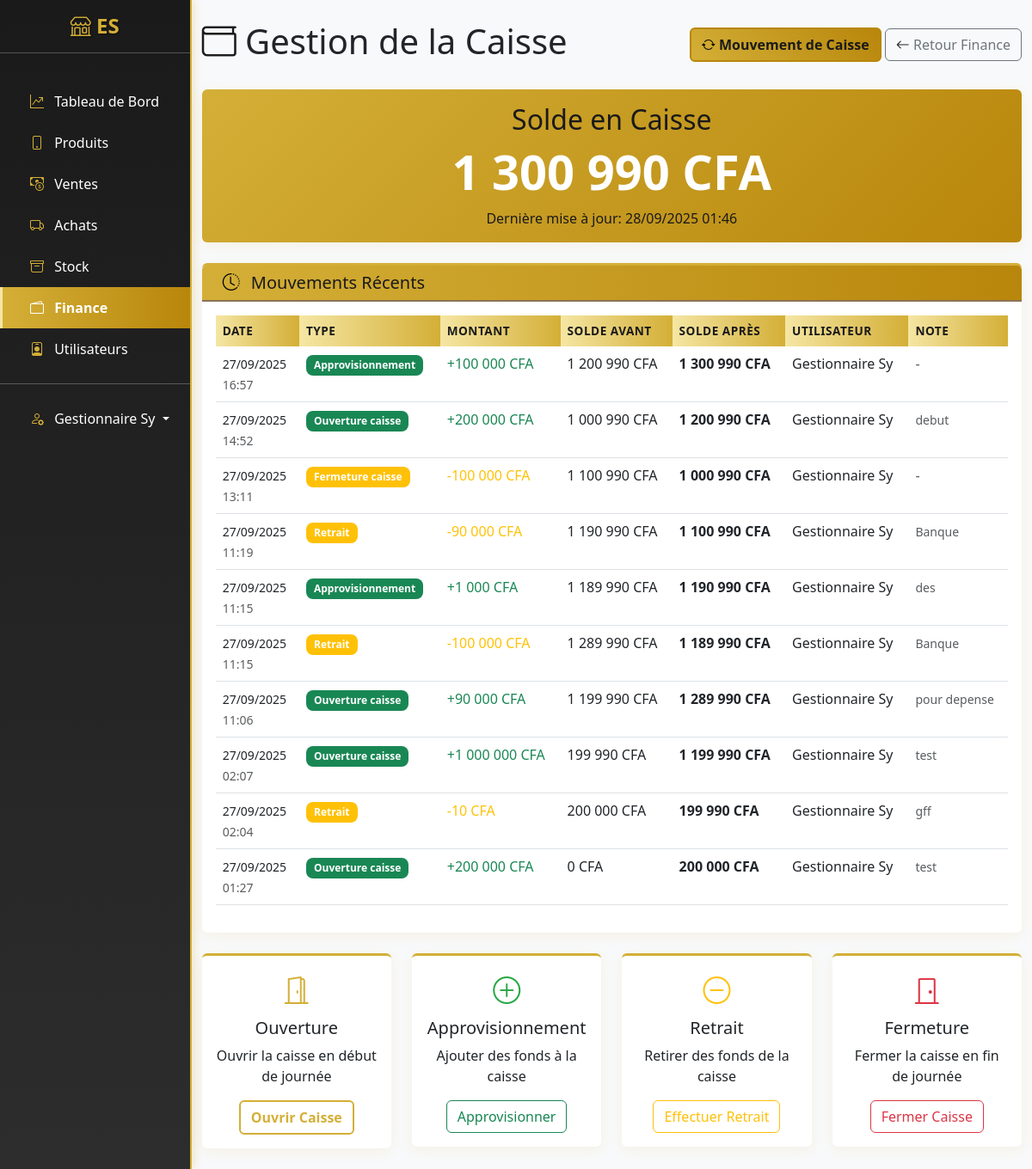
/finance/caisse/ (signed in), run on the app's committed database.
### apps/users/models.py (models this page shows, shortened)
class User(AbstractUser):
    ROLE_CHOICES = [
        ('admin', 'Administrateur'),
        ('manager', 'Gestionnaire'),
        ('cashier', 'Caissier'),
    ]
    email = models.EmailField(unique=True)
    telephone = models.CharField(max_length=15, blank=True)
    role = models.CharField(max_length=20, choices=ROLE_CHOICES, default='Administrateur')
    date_creation = models.DateTimeField(auto_now_add=True)
    USERNAME_FIELD = 'username'
    REQUIRED_FIELDS = ['email']
    class Meta:
        verbose_name = "Utilisateur"
        verbose_name_plural = "Utilisateurs"

### apps/finance/models.py (models this page shows, shortened)
class CaisseFonds(models.Model):
    TYPE_CHOICES = [
        ('ouverture', 'Ouverture caisse'),
        ('fermeture', 'Fermeture caisse'),
        ('approvisionnement', 'Approvisionnement'),
        ('retrait', 'Retrait'),
    ]
    type = models.CharField(max_length=20, choices=TYPE_CHOICES)
    montant = models.DecimalField(max_digits=10, decimal_places=2)
    montant_avant = models.DecimalField(max_digits=10, decimal_places=2, default=0)
    montant_apres = models.DecimalField(max_digits=10, decimal_places=2, default=0)
    date = models.DateTimeField(auto_now_add=True)
    utilisateur = models.ForeignKey(User, on_delete=models.SET_NULL, null=True)
    note = models.TextField(blank=True)
    categorie_depense = models.CharField(
        max_length=20,
        choices=Transaction.CATEGORY_CHOICES,
        default='autre',
        help_text="Catégorie utilisée pour la Transaction générée"
    )
    @classmethod
    def get_solde_caisse(cls):
        dernier_mouvement = cls.objects.order_by('-date').first()
        return dernier_mouvement.montant_apres if dernier_mouvement else Decimal('0')

### apps/finance/views.py (the view)
# urls.py: path('caisse/', views.CaisseView.as_view(), name='caisse'),
class CaisseView(LoginRequiredMixin, TemplateView):
    template_name = 'finance/caisse.html'
    def get_context_data(self, **kwargs):
        context = super().get_context_data(**kwargs)
        context['solde_caisse'] = CaisseFonds.get_solde_caisse()
        context['mouvements_recents'] = CaisseFonds.objects.select_related('utilisateur').order_by('-date', '-id')[:10]
        return context

### templates/finance/caisse.html (shortened to what this page needs)
{% extends 'base.html' %}
{% load math_filters %}
{% load humanize %}
{% block content %}
<div class="d-flex justify-content-between align-items-center mb-4">
    <h1><i class="bi bi-wallet"></i> Gestion de la Caisse</h1>
    <div>
        {% if user.role in 'admin,manager' %}
        <a href="{% url 'finance:mouvement_caisse' %}" class="btn btn-primary">
            <i class="bi bi-arrow-repeat" style="color: black;"></i> Mouvement de Caisse
        </a>
        {% endif %}
        <a href="{% url 'finance:overview' %}" class="btn btn-outline-secondary">
            <i class="bi bi-arrow-left"></i> Retour Finance
        </a>
    </div>
</div>
<div class="row mb-4">
    <div class="col-md-12">
        <div class="card bg-primary text-white">
            <div class="card-body text-center">
                <h2>Solde en Caisse</h2>
                <h1 class="display-4" style="color: white; font-weight: 900;">{{ solde_caisse|floatformat:0|intcomma }} CFA</h1>
                <p class="mb-0">Dernière mise à jour: {% now "d/m/Y H:i" %}</p>
            </div>
        </div>
    </div>
</div>
<div class="card">
    <div class="card-header">
        <h5 class="card-title mb-0"><i class="bi bi-clock-history p-2" style="color: black;"></i> Mouvements Récents</h5>
    </div>
    <div class="card-body">
        <div class="table-responsive">
            <table class="table table-hover">
                <thead>
                    <tr>
                        <th>Date</th>
                        <th>Type</th>
                        <th>Montant</th>
                        <th>Solde Avant</th>
                        <th>Solde Après</th>
                        <th>Utilisateur</th>
                        <th>Note</th>
                    </tr>
                </thead>
                <tbody>
                    {% for mouvement in mouvements_recents %}
                    <tr>
                        <td>
                            <small>{{ mouvement.date|date:"d/m/Y" }}</small><br>
                            <small class="text-muted">{{ mouvement.date|date:"H:i" }}</small>
                        </td>
                        <td>
                            <span class="badge {% if mouvement.type in 'ouverture,approvisionnement' %}bg-success{% else %}bg-warning{% endif %}">
                                {{ mouvement.get_type_display }}
                            </span>
                        </td>
                        <td>
                            <span class="{% if mouvement.type in 'ouverture,approvisionnement' %}text-success{% else %}text-warning{% endif %}">
                                {% if mouvement.type in 'ouverture,approvisionnement' %}+{% else %}-{% endif %}{{ mouvement.montant|floatformat:0|intcomma }} CFA
                            </span>
                        </td>
                        <td>{{ mouvement.montant_avant|floatformat:0|intcomma }} CFA</td>
                        <td><strong>{{ mouvement.montant_apres|floatformat:0|intcomma }} CFA</strong></td>
                        <td>
                            {% if mouvement.utilisateur %}
                            {{ mouvement.utilisateur.get_full_name|default:mouvement.utilisateur.username }}
                            {% else %}
                            <span class="text-muted">Système</span>
                            {% endif %}
                        </td>
                        <td>
                            {% if mouvement.note %}
                            <small class="text-muted">{{ mouvement.note|truncatechars:30 }}</small>
                            {% else %}
                            <span class="text-muted">-</span>
                            {% endif %}
                        </td>
                    </tr>
                    {% endfor %}
                </tbody>
            </table>
        </div>
    </div>
</div>
{% if user.role in 'admin,manager' %}
<div class="row mt-4">
    <div class="col-md-3">
        <div class="card text-center">
            <div class="card-body">
                <i class="bi bi-door-open" style="font-size: 2rem; color: var(--primary-color);"></i>
                <h5 class="card-title mt-2">Ouverture</h5>
                <p class="card-text">Ouvrir la caisse en début de journée</p>
                <a href="{% url 'finance:mouvement_caisse' %}?type=ouverture" class="btn btn-outline-primary">
                    Ouvrir Caisse
                </a>
            </div>
        </div>
    </div>
    <div class="col-md-3">
        <div class="card text-center">
            <div class="card-body">
                <i class="bi bi-plus-circle" style="font-size: 2rem; color: var(--success-color);"></i>
                <h5 class="card-title mt-2">Approvisionnement</h5>
                <p class="card-text">Ajouter des fonds à la caisse</p>
                <a href="{% url 'finance:mouvement_caisse' %}?type=approvisionnement" class="btn btn-outline-success">
                    Approvisionner
                </a>
            </div>
        </div>
    </div>
    <div class="col-md-3">
        <div class="card text-center">
            <div class="card-body">
                <i class="bi bi-dash-circle" style="font-size: 2rem; color: var(--warning-color);"></i>
                <h5 class="card-title mt-2">Retrait</h5>
                <p class="card-text">Retirer des fonds de la caisse</p>
                <a href="{% url 'finance:mouvement_caisse' %}?type=retrait" class="btn btn-outline-warning">
                    Effectuer Retrait
                </a>
            </div>
        </div>
    </div>
    <div class="col-md-3">
        <div class="card text-center">
            <div class="card-body">
                <i class="bi bi-door-closed" style="font-size: 2rem; color: var(--danger-color);"></i>
                <h5 class="card-title mt-2">Fermeture</h5>
                <p class="card-text">Fermer la caisse en fin de journée</p>
                <a href="{% url 'finance:mouvement_caisse' %}?type=fermeture" class="btn btn-outline-danger">
                    Fermer Caisse
                </a>
            </div>
        </div>
    </div>
</div>
{% endif %}
{% endblock %}

### templates/base.html (shortened to what this page needs)
<!DOCTYPE html>
<html lang="fr">
<head>
    <link href="https://cdn.jsdelivr.net/npm/bootstrap@5.3.0/dist/css/bootstrap.min.css" rel="stylesheet">
    <link rel="stylesheet" href="https://cdn.jsdelivr.net/npm/bootstrap-icons@1.11.0/font/bootstrap-icons.css">
    {% load static %}
    <link rel="stylesheet" href="{% static 'css/custom.css' %}">
</head>
<body>
    <div id="wrapper">
        <div class="d-md-flex">
            <nav id="sidebar" class="text-white collapse d-md-block" style="width: 250px; min-height: 100vh;">
                <div class="position-sticky">
                    <div class="py-3">
                        <h4 class="text-center">
                            <i class="logo bi-shop"></i> ES
                        </h4>
                        <hr>
                    </div>
                    <div class="nav flex-column">
                        <a href="{% url 'dashboard:index' %}" class="nav-link text-white {% if request.resolver_match.app_name == 'dashboard' %}active{% endif %}">
                            <i class="logo bi-graph-up-arrow px-2"></i> Tableau de Bord
                        </a>
                        <a href="{% url 'produits:list' %}" class="nav-link text-white {% if request.resolver_match.app_name == 'produits' %}active{% endif %}">
                            <i class="logo bi-phone px-2"></i> Produits
                        </a>
                        <a href="{% url 'ventes:list' %}" class="nav-link text-white {% if request.resolver_match.app_name == 'ventes' %}active{% endif %}">
                            <i class="logo bi-cash-coin px-2"></i> Ventes
                        </a>
                        <a href="{% url 'achats:list' %}" class="nav-link text-white {% if request.resolver_match.app_name == 'achats' %}active{% endif %}">
                            <i class="logo bi-truck px-2"></i> Achats
                        </a>
                        <a href="{% url 'stock:list' %}" class="nav-link text-white {% if request.resolver_match.app_name == 'stock' %}active{% endif %}">
                            <i class="logo bi-archive px-2"></i> Stock
                        </a>
                        <a href="{% url 'finance:overview' %}" class="nav-link text-white {% if request.resolver_match.app_name == 'finance' %}active{% endif %}">
                            <i class="logo bi-wallet2 px-2"></i> Finance
                        </a>
                        {% if user.role in 'admin,manager' %}
                        <a href="{% url 'users:user_list' %}" class="nav-link text-white {% if request.resolver_match.app_name == 'users' %}active{% endif %}">
                            <i class="logo bi-person-badge px-2"></i> Utilisateurs
                        </a>
                        {% endif %}
                        <hr>
                        <div class="dropdown">
                            <a class="nav-link text-white dropdown-toggle" href="#" role="button" data-bs-toggle="dropdown">
                                <i class="logo bi-person-gear px-2"></i> {{ user.get_full_name|default:user.username }}
                            </a>
                        </div>
                    </div>
                </div>
            </nav>
            <main class="flex-fill">
                <div class="container-fluid py-4">
                    {% block content %}{% endblock %}
                </div>
            </main>
        </div>
    </div>
    {% load static %}
</body>
</html>

### static/css/custom.css (style rules this page uses)
:root { --primary-color: #D4AF37; --primary-dark: #B8860B; --secondary-color: #1a1a1a; --secondary-light: #2d2d2d; --success-color: #28a745; --info-color: #17a2b8; --warning-color: #ffc107; --danger-color: #dc3545; --light-gold: #F5E6A3; --dark-gold: #8B7355; }
body { background-color: #f8f9fa; font-family: 'Segoe UI', Tahoma, Geneva, Verdana, sans-serif; }
#sidebar { background: linear-gradient(180deg, var(--secondary-color) 0%, var(--secondary-light) 100%); box-shadow: 2px 0 10px rgba(212, 175, 55, 0.3); border-right: 2px solid var(--primary-color); }
#sidebar .nav-link { padding: 0.75rem 1.5rem; border-radius: 0; transition: all 0.3s ease; color: #ffffff; border-left: 3px solid transparent; }
#sidebar h4 { color: var(--primary-color); text-shadow: 1px 1px 2px rgba(0,0,0,0.5); font-weight: bold; }
.logo { color: var(--primary-color); }
.card { border: none; box-shadow: 0 4px 15px rgba(212, 175, 55, 0.1); transition: all 0.3s ease; border-top: 3px solid var(--primary-color); }
.card-header { background: linear-gradient(90deg, var(--primary-color), var(--primary-dark)); color: var(--secondary-color); border-bottom: 2px solid var(--dark-gold); font-weight: 600; }
.btn-primary { background: linear-gradient(45deg, var(--primary-color), var(--primary-dark)); border: 2px solid var(--primary-dark); color: var(--secondary-color); font-weight: 600; transition: all 0.3s ease; }
.btn-outline-primary { border: 2px solid var(--primary-color); color: var(--primary-color); font-weight: 600; }
.card.bg-primary { background: linear-gradient(135deg, var(--primary-color), var(--primary-dark)) !important; border: none; color: var(--secondary-color) !important; }
.table th { background: linear-gradient(90deg, var(--light-gold), var(--primary-color)); color: var(--secondary-color); border: none; font-weight: 600; text-transform: uppercase; font-size: 0.85rem; letter-spacing: 0.5px; }
.badge { font-size: 0.75em; font-weight: 600; padding: 0.5em 0.75em; border-radius: 0.5rem; }
.bi { color: var(--secondary-color); }

### data on the page
User: get_full_name "Gestionnaire Sy"
CaisseFonds: montant_apres "1 300 990", date "27/09/2025", date "16:57", type "Approvisionnement", montant "100 000", montant_avant "1 200 990", utilisateur.get_full_name "Gestionnaire Sy"
CaisseFonds: date "27/09/2025", date "14:52", type "Ouverture caisse", montant "200 000", montant_avant "1 000 990", montant_apres "1 200 990", utilisateur.get_full_name "Gestionnaire Sy", note "debut"
CaisseFonds: date "27/09/2025", date "13:11", type "Fermeture caisse", montant "100 000", montant_avant "1 100 990", montant_apres "1 000 990", utilisateur.get_full_name "Gestionnaire Sy"
CaisseFonds: date "27/09/2025", date "11:19", type "Retrait", montant "90 000", montant_avant "1 190 990", montant_apres "1 100 990", utilisateur.get_full_name "Gestionnaire Sy", note "Banque"
CaisseFonds: date "27/09/2025", date "11:15", type "Approvisionnement", montant "1 000", montant_avant "1 189 990", montant_apres "1 190 990", utilisateur.get_full_name "Gestionnaire Sy", note "des"
CaisseFonds: date "27/09/2025", date "11:15", type "Retrait", montant "100 000", montant_avant "1 289 990", montant_apres "1 189 990", utilisateur.get_full_name "Gestionnaire Sy", note "Banque"
CaisseFonds: date "27/09/2025", date "11:06", type "Ouverture caisse", montant "90 000", montant_avant "1 199 990", montant_apres "1 289 990", utilisateur.get_full_name "Gestionnaire Sy", note "pour depense"
CaisseFonds: date "27/09/2025", date "02:07", type "Ouverture caisse", montant "1 000 000", montant_avant "199 990", montant_apres "1 199 990", utilisateur.get_full_name "Gestionnaire Sy", note "test"
CaisseFonds: date "27/09/2025", date "02:04", type "Retrait", montant "10", montant_avant "200 000", montant_apres "199 990", utilisateur.get_full_name "Gestionnaire Sy", note "gff"
CaisseFonds: date "27/09/2025", date "01:27", type "Ouverture caisse", montant "200 000", montant_avant "0", montant_apres "200 000", utilisateur.get_full_name "Gestionnaire Sy", note "test"
